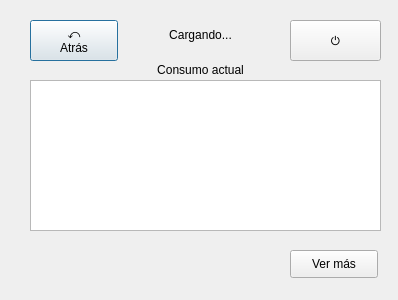
<?xml version="1.0" encoding="UTF-8"?>
<ui version="4.0">
 <class>Dialog</class>
 <widget class="QDialog" name="Dialog">
  <property name="geometry">
   <rect>
    <x>0</x>
    <y>0</y>
    <width>398</width>
    <height>300</height>
   </rect>
  </property>
  <property name="windowTitle">
   <string>Enchufe</string>
  </property>
  <widget class="QPushButton" name="back_plug_button">
   <property name="geometry">
    <rect>
     <x>30</x>
     <y>20</y>
     <width>88</width>
     <height>41</height>
    </rect>
   </property>
   <property name="text">
    <string>⤺
Atrás</string>
   </property>
  </widget>
  <widget class="QLabel" name="const_consumption_label">
   <property name="geometry">
    <rect>
     <x>130</x>
     <y>60</y>
     <width>141</width>
     <height>20</height>
    </rect>
   </property>
   <property name="text">
    <string>Consumo actual</string>
   </property>
   <property name="alignment">
    <set>Qt::AlignCenter</set>
   </property>
  </widget>
  <widget class="QLabel" name="updated_consumption_label">
   <property name="geometry">
    <rect>
     <x>150</x>
     <y>19</y>
     <width>101</width>
     <height>31</height>
    </rect>
   </property>
   <property name="text">
    <string>Cargando...</string>
   </property>
   <property name="textFormat">
    <enum>Qt::AutoText</enum>
   </property>
   <property name="alignment">
    <set>Qt::AlignCenter</set>
   </property>
  </widget>
  <widget class="QGraphicsView" name="graphicsView">
   <property name="geometry">
    <rect>
     <x>30</x>
     <y>80</y>
     <width>351</width>
     <height>151</height>
    </rect>
   </property>
  </widget>
  <widget class="QPushButton" name="history_button">
   <property name="geometry">
    <rect>
     <x>290</x>
     <y>250</y>
     <width>88</width>
     <height>28</height>
    </rect>
   </property>
   <property name="text">
    <string>Ver más</string>
   </property>
  </widget>
  <widget class="QPushButton" name="toggle">
   <property name="enabled">
    <bool>true</bool>
   </property>
   <property name="geometry">
    <rect>
     <x>290</x>
     <y>20</y>
     <width>91</width>
     <height>41</height>
    </rect>
   </property>
   <property name="text">
    <string>⏻</string>
   </property>
  </widget>
 </widget>
 <resources/>
 <connections/>
</ui>
